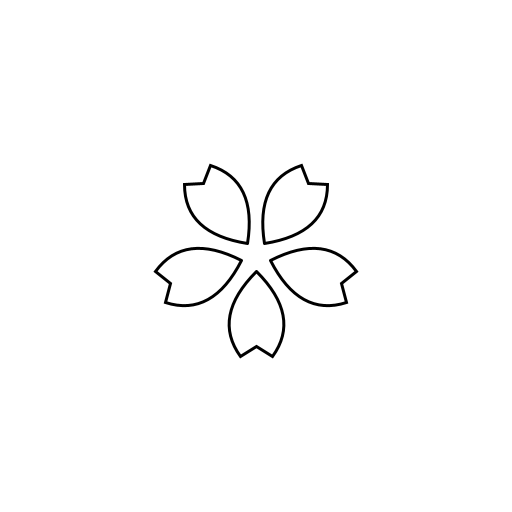
Frame 1 (no input)
Frame 60 (the mouse pressed at the canvas centre just before this capture): identical to frame 1, image omitted
Frame 120 (the mouse held since frame 60 and released just before this capture): identical to frame 1, image omitted

The Processing sketch that drew this single still picture (run headless with seeded random() and noise(); from frame 60 on, the mouse is pressed at the canvas centre):

// Processing sketch: open_saku
// ── open_saku.pde
Boolean drawn = false;

PShape outer;

void setup()
{
  size(512, 512);
  background(255);
}

void draw()
{
  if (drawn)
  {
    return;
  }
  drawn = true;
  
  translate(width/2, height/2);
  pushMatrix();
  
  fill(255);
  stroke(0);
  strokeWeight(3f);
  drawLayer();
  popMatrix();
    
  save("out.png");
}

void drawPetal()
{
  float iy = 15;
  float cx = 45;
  float cy = 60;
  float ex = 16;
  float ey = 100;
  float cuty = 90;
  
  beginShape();
  vertex(0, iy);
  quadraticVertex(-cx, cy, -ex, ey);
  vertex(0, cuty);
  vertex(ex, ey);
  quadraticVertex(cx, cy, 0, iy);
  endShape();
}

void drawLayer()
{
  for (int i = 0; i < 5; i++)
  {
    drawPetal();
    rotate(radians(72));
  }
}
